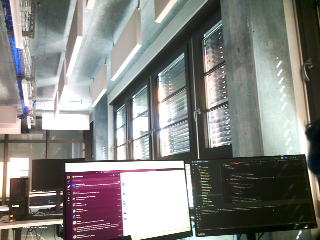
#> input picture PatternsComplexityScale/exp_setup/pattern_0.png, 320 x 240 px, given in place of 0.png, which was not available
$ python mask_hopfield_convergence.py   (older library calls are emulated)
#> lines starting #> are read from the running program, lines starting #| are printed output that depends on the picture; after the words box and inside, x2 and y2 are one past the last pixel; in counts of white or black regions, pixels touching at a corner belong together; pictures that were not available may be replaced by others from this repository, and a replacement may not be noted
### PatternsComplexityScale/exp_setup/hopfield/grid.py
import cv2
import numpy as np
import os
import time
import sys
sys.path.append('/home/anna/codebase/git_codebase/HRI_ZPD/PatternsComplexityScale')

# Now import constants
from exp_setup.hopfield import constants

import matplotlib.pyplot as plt

'''This script contains several functions for displaying the grids and images and preprocessing them.'''

cv2.CV_LOAD_IMAGE_GRAYSCALE = 0
cv2.CV_LOAD_IMAGE_COLOR = 0

# [149 lines left out: functions bipolarize_pattern_robot, ordered_grid_maker, make_yellow_frames, display_image, finish_display_image, display_grid, not called in this run]


# [5 lines of commented-out code are left out]


def bipolarize_pattern_robot_train(path, no_imgs):

    """ Convert list of pattern images for training into Bipolarized (-1, 1) inputs.
    Parameters
    -----------
    path: filename
    location where the image is located
    no_imgs: integer
    amount of training images
    rsize: tuple
    size of the individual image

    Return
    -------
    images in format for Hopfield Network"""
#> called with no_imgs = 5

    print('This is generating the training images.')
    images = np.zeros((constants.rsize[0] * constants.rsize[1], no_imgs))
    for j in range(no_imgs):
        # image directory with image names as ordered ints
        filename = path + '%s' % j + '.png'
        image = cv2.imread(filename, cv2.CV_LOAD_IMAGE_GRAYSCALE)
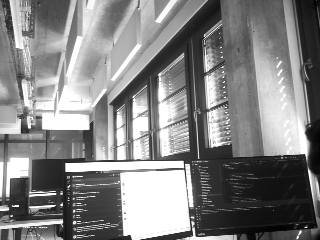
#> image: shape (240, 320); min 0, max 255, mean 130.8
        print(image.shape)
#| (240, 320)
        rimg = cv2.resize(image, constants.rsize, interpolation = cv2.INTER_AREA)
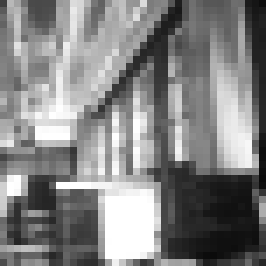
#> rimg: shape (38, 38) (shown 7 times larger); min 10, max 255, mean 130.8
        bimg = cv2.threshold(rimg, 125, 255, cv2.THRESH_BINARY)[1]
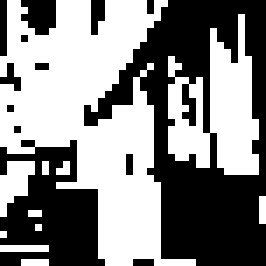
#> bimg: shape (38, 38) (shown 7 times larger); 52.4% white; 13 black regions (10 under 20 px), largest, box (x1, y1, x2, y2) and area: (12, 0, 38, 38) 460, (0, 20, 15, 38) 173, (3, 0, 8, 5) 20
        # convert 255 to -1 and 0 to 1
        bimg = bimg.astype('int64')
        nonz_inds = bimg.nonzero()
#> nonz_inds = 756 positions, rows 0 to 37, columns 0 to 37
        bimg[nonz_inds], bimg[bimg == 0] = -1, 1  # convert 255 to -1 and 0 to 1
        # plt.imshow(bimg, cmap='Greys')
        # plt.show()
        savename = path + 'check%s.png' % j

        plt.imsave(savename, bimg, cmap='Greys')
        images[:, j] = bimg.flatten()

    return images

### PatternsComplexityScale/exp_setup/mask_hopfield_convergence.py
from hopfieldnetwork import *
from grid import *
from wn import *
from audio import *
import os

# image convergence for images and noisy images
#train_imgs = bipolarize_pattern_robot_train(constants.store_vtrainimgs, constants.ntrainimgs)

#weights_h = calc_weights(train_imgs)
#accuracies = np.zeros((constants.ntrainimgs, len(constants.probabilities)))

base_directory = "/home/anna/codebase/git_codebase/HRI_ZPD/Hopfield/Patterns/"
n_sets = 20  # Number of sets
accuracies_per_set = []

for set_number in range(1, n_sets + 1):
    set_folder = f"Set{set_number}/"
    set_path = os.path.join(base_directory, set_folder)

#> (the run stopped early here; a loop or call above may not have finished)
